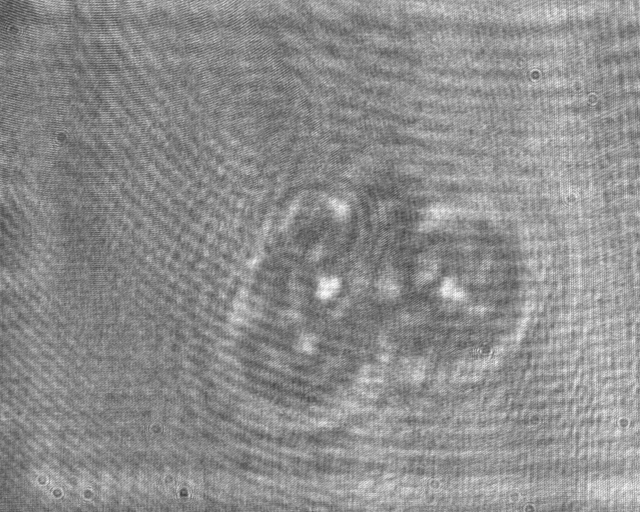
#> input picture 2017-11-05_17_22_11_218.bmp, 1280 x 1024 px, found by its file name (shown at 1/2 size)
$ python expAutoFocuswithFilteringSample_S1.py
#> lines starting #> are read from the running program, lines starting #| are printed output that depends on the picture
### compensatePhase.py
import numpy as np
from scipy.optimize import minimize
import matplotlib.pyplot as plt

# 定义 autoCompensation 函数
def auto_compensation(Pha):
    global M, N
    M, N = Pha.shape

    global WPHI, X, Y, Z1, Z2, Z3, Z4, Z5, Z6, Z7, Z8, Z9
    global dWPHI_dX, dWPHI_dY
    global dZ1_dX, dZ2_dX, dZ3_dX, dZ4_dX, dZ5_dX, dZ6_dX, dZ7_dX, dZ8_dX, dZ9_dX
    global dZ1_dY, dZ2_dY, dZ3_dY, dZ4_dY, dZ5_dY, dZ6_dY, dZ7_dY, dZ8_dY, dZ9_dY

    # 生成 x, y 网格坐标
    x = np.linspace(-N/2 + 1, N/2, N) / (N / 2)
    y = np.linspace(-M/2 + 1, M/2, M) / (M / 2)
    X, Y = np.meshgrid(x, y)

    # 计算 Z1 到 Z9
    Z1 = 2 * X
    Z2 = 2 * Y
    Z3 = np.sqrt(3) * (-1 + 2 * (X**2 + Y**2))

    Z4 = np.sqrt(6) * 2 * X * Y
    Z5 = np.sqrt(6) * (X**2 - Y**2)

    Z6 = np.sqrt(8) * (-2 * Y + 3 * Y * (X**2 + Y**2))
    Z7 = np.sqrt(8) * (-2 * X + 3 * X * (X**2 + Y**2))
    Z8 = np.sqrt(8) * Y * (3 * X**2 - Y**2)
    Z9 = np.sqrt(8) * X * (-3 * Y**2 + X**2)
    WPHI = Pha

    dWPHI_dX = np.gradient(WPHI, axis=1)
    dWPHI_dY = np.gradient(WPHI, axis=0)
    # 沿 X 方向的导数
    dZ1_dX = np.gradient(Z1, axis=1)
    dZ2_dX = np.gradient(Z2, axis=1)
    dZ3_dX = np.gradient(Z3, axis=1)
    dZ4_dX = np.gradient(Z4, axis=1)
    dZ5_dX = np.gradient(Z5, axis=1)
    dZ6_dX = np.gradient(Z6, axis=1)
    dZ7_dX = np.gradient(Z7, axis=1)
    dZ8_dX = np.gradient(Z8, axis=1)
    dZ9_dX = np.gradient(Z9, axis=1)

    # 沿 Y 方向的导数
    dZ1_dY = np.gradient(Z1, axis=0)
    dZ2_dY = np.gradient(Z2, axis=0)
    dZ3_dY = np.gradient(Z3, axis=0)
    dZ4_dY = np.gradient(Z4, axis=0)
    dZ5_dY = np.gradient(Z5, axis=0)
    dZ6_dY = np.gradient(Z6, axis=0)
    dZ7_dY = np.gradient(Z7, axis=0)
    dZ8_dY = np.gradient(Z8, axis=0)
    dZ9_dY = np.gradient(Z9, axis=0)

    sample_rate = 5
    dWPHI_dX = dWPHI_dX[::sample_rate, ::sample_rate]
    dWPHI_dY = dWPHI_dY[::sample_rate, ::sample_rate]
    dZ1_dX = dZ1_dX[::sample_rate, ::sample_rate]
    dZ2_dX = dZ2_dX[::sample_rate, ::sample_rate]
    dZ3_dX = dZ3_dX[::sample_rate, ::sample_rate]
    dZ4_dX = dZ4_dX[::sample_rate, ::sample_rate]
    dZ5_dX = dZ5_dX[::sample_rate, ::sample_rate]
    dZ6_dX = dZ6_dX[::sample_rate, ::sample_rate]
    dZ7_dX = dZ7_dX[::sample_rate, ::sample_rate]
    dZ8_dX = dZ8_dX[::sample_rate, ::sample_rate]
    dZ9_dX = dZ9_dX[::sample_rate, ::sample_rate]

    dZ1_dY = dZ1_dY[::sample_rate, ::sample_rate]
    dZ2_dY = dZ2_dY[::sample_rate, ::sample_rate]
    dZ3_dY = dZ3_dY[::sample_rate, ::sample_rate]
    dZ4_dY = dZ4_dY[::sample_rate, ::sample_rate]
    dZ5_dY = dZ5_dY[::sample_rate, ::sample_rate]
    dZ6_dY = dZ6_dY[::sample_rate, ::sample_rate]
    dZ7_dY = dZ7_dY[::sample_rate, ::sample_rate]
    dZ8_dY = dZ8_dY[::sample_rate, ::sample_rate]
    dZ9_dY = dZ9_dY[::sample_rate, ::sample_rate]


    # 定义初始参数
    a0 = np.zeros(9)

    # 使用 fminunc 函数进行优化
    result = minimize(VARSampling, a0)
    a = result.x

    # 计算补偿后的相位
    Phi = WPHI + a[0] * Z1 + a[1] * Z2 + a[2] * Z3 + a[3] * Z4 + a[4] * Z5 + a[5] * Z6 + a[6] * Z7 + a[7] * Z8 + a[8] * Z9
    PhiR = np.mod(Phi + np.pi, 2 * np.pi) - np.pi  # wrapToPi equivalent
    return PhiR

# 定义 VARSampling 函数
def VARSampling(a):
    global dWPHI_dX, dWPHI_dY
    global dZ1_dX, dZ2_dX, dZ3_dX, dZ4_dX, dZ5_dX, dZ6_dX, dZ7_dX, dZ8_dX, dZ9_dX
    global dZ1_dY, dZ2_dY, dZ3_dY, dZ4_dY, dZ5_dY, dZ6_dY, dZ7_dY, dZ8_dY, dZ9_dY

    Dx = dWPHI_dX + a[0] * dZ1_dX + a[1] * dZ2_dX + a[2] * dZ3_dX + a[3] * dZ4_dX + a[4] * dZ5_dX + a[5] * dZ6_dX + a[6] * dZ7_dX + a[7] * dZ8_dX + a[8] * dZ9_dX
    Dy = dWPHI_dY + a[0] * dZ1_dY + a[1] * dZ2_dY + a[2] * dZ3_dY + a[3] * dZ4_dY + a[4] * dZ5_dY + a[5] * dZ6_dY + a[6] * dZ7_dY + a[7] * dZ8_dY + a[8] * dZ9_dY

    Dx = np.mod(Dx + np.pi, 2 * np.pi) - np.pi  # wrapToPi equivalent
    Dy = np.mod(Dy + np.pi, 2 * np.pi) - np.pi  # wrapToPi equivalent

    var = np.sum(np.sqrt(Dx**2 + Dy**2))

    return var

### simAutoFocusWithHighPassFiltering4.py
"""
High Pass Filtering for the uniform criteria of autofocus
Written by Dong, Zhao
Oct 21, 2024 A.D.
-------------------------------------
Information Optics Lab
Hebei University of Engineering, Handan, Hebei Province 056038, P. R. China
handandong@163.com
"""

import numpy as np
import cv2
import matplotlib.pyplot as plt
import time
from scipy.optimize import minimize, minimize_scalar, dual_annealing
from subRoutine4Holo import least_squares

# 1. 读取图片并灰度化，赋予振幅（0-1）和相位（0-4pi）,同时图片边缘部分补齐0
# [51 lines left out: functions get_complex_amplitude, angular_spectrum_diffraction, anglular_spectrumm_diffraction_filter, not called in this run]

# 3. 角谱滤波，输出滤波后的Fourier谱，然后根据z值输出相应的滤波后的光场
def spectra_filtered(input_field,pixel_size,wavelength):
    """
    :param input_field:
    :param pixel_size:
    :param sigma: 滤波系数
    :param c: 压缩系数
    :return:
    """
    M, N = input_field.shape

    fx = np.fft.fftshift(np.fft.fftfreq(N, d=pixel_size))
    fy = np.fft.fftshift(np.fft.fftfreq(M, d=pixel_size))
    FX, FY = np.meshgrid(fx, fy)
    sigma = 0.000007
    Mask = 1 - np.exp(-(wavelength**2)*(FX ** 2 + FY ** 2) / 2 / (sigma))
    # Mask = 1
    U1 = np.fft.fftshift(np.fft.fft2(input_field))
    U2 = U1 * Mask
    return U2, FX, FY

# 4. 聚焦判据
def MD(Uc, region=None):
    if region:
        x_min, y_min, x_max,  y_max = region
        Uc = Uc[y_min:y_max, x_min:x_max]
    # 计算复数模的平方并求和
    Md = np.sum(np.abs(Uc))
    return Md


# 5.反向 Fresnel 衍射的函数，计算在某个 z 值下的滤波后的聚焦判据值
def Md_reverse_fresnel_diffraction(z, input_spectra,FX, FY, wavelength, region=None):
    # 计算衍射场 U(z)
    H = np.exp(1j * 2* np.pi * z * np.sqrt(1 - (wavelength ** 2) * (FX ** 2 + FY ** 2))/wavelength)
    diffraction_field = np.fft.ifft2(np.fft.ifftshift(input_spectra * H))
    # 使用聚焦判据函数 MD 来计算聚焦质量
    Md_value = MD(diffraction_field, region)
    return Md_value


# 6. 拟牛顿法优化 z
# [19 lines left out: functions optimize_focus, find_optimal_z, not called in this run]


# 7. z 值扫描
def scan_focus(input_spectra,FX, FY,wavelength, z_min, z_max, z_step,region=None):
    z_values = np.arange(z_min, z_max + z_step, z_step)  # z 的取值范围
    Md_values = []
    for z in z_values:
        Md_value = Md_reverse_fresnel_diffraction(z, input_spectra,FX, FY, wavelength, region)
        Md_values.append(Md_value)
    return z_values, Md_values


#8 压缩图像
# [50 lines left out: function compress_complex_amplitude, not called in this run]

# 主程序
# [121 lines that do not run on import are left out]

### expAutoFocuswithFilteringSample_S1.py
"""
The codes for the sample used in the paper
Jan 17 2025 A.D.
Dong, Zhao
Hebei University of Engineering
"""
import cv2
import numpy as np
import matplotlib

# from expAutoFocuswithFilteringPanelPhase import region_compressed

matplotlib.use('TkAgg')
import matplotlib.pyplot as plt
import subRoutine4Holo as srh
import simAutoFocusWithHighPassFiltering4 as aff
import time
import compensatePhase

# [4 lines of commented-out code are left out]
image_path = 'F:/studying/Data/20171031/2017-11-05_17_22_11_218.bmp'# Phase
# [4 lines of commented-out code are left out]


IU = cv2.imread(image_path, cv2.IMREAD_GRAYSCALE)
#> IU is the input picture: shape (1024, 1280); min 50, max 255, mean 141
IU = IU.astype(np.float64)  # 转换为浮点型
plt.figure()
plt.imshow(IU, cmap='gray')
plt.title('IU')
plt.axis('off')
plt.show(block=True)


start_X = 200
# [4 lines of commented-out code are left out]
IU = IU[:, start_X:start_X+1024]
#> IU: shape (1024, 1024) float64

plt.figure()
plt.imshow(IU, cmap='gray')
plt.title('IU')
plt.axis('off')
plt.show(block=True)

# recover_Img = srh.auto_recover_holo(IU)
#手动选取滤波区域
FI = np.fft.fftshift(np.fft.fft2(IU))
plt.figure()
plt.imshow(np.log(1 + np.abs(FI)), cmap='gray')
plt.title('Fourier Transform')
plt.axis('off')
plt.show()

W, H = np.shape(FI)
#> W = 1024; H = 1024
# Create a blank matrix to store the filtered Fourier image
FISlt = np.zeros((W, H), dtype=complex)

# Frequency coordinates and window size (adjust based on your needs)
fxc, fyc = 160, 214
dfx = abs(fxc - 63)
dfy = abs(fyc - 56)

Wm = W // 2 + 1
#> Wm = 513
Hm = H // 2 + 1
#> Hm = 513

# Apply a filter in the frequency domain (select the region around the center)
FISlt[Hm-dfy:Hm+dfy, Wm-dfx:Wm+dfx] = FI[fyc-dfy:fyc+dfy, fxc-dfx:fxc+dfx]

# Optional: Visualize the filtered Fourier image
plt.figure()
plt.imshow(np.log(1 + np.abs(FISlt)), cmap='gray')
plt.colorbar()
plt.title("Filtered Fourier Transform")
plt.show()

recover_Img = np.fft.ifft2(np.fft.ifftshift(FISlt))
region_xs=1
region_ys=3
region_xe=1
region_ye=3

plt.figure()
plt.imshow(np.abs(recover_Img), cmap='gray')
plt.title('IU')
plt.axis('off')
plt.show(block=True)

angleUc = compensatePhase.auto_compensation(np.angle(recover_Img))
#> in auto_compensation, `dWPHI_dX = np.gradient(WPHI, axis=1)`:
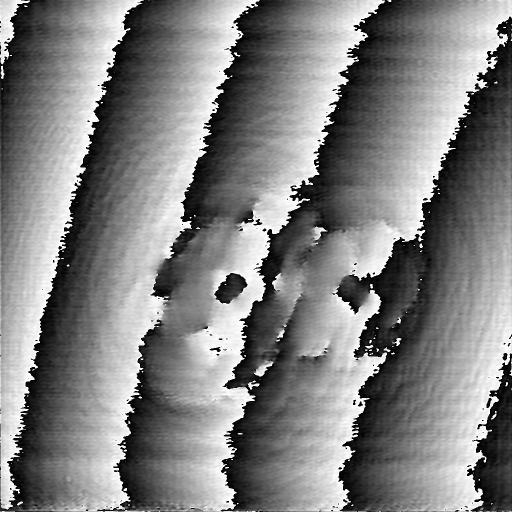
#> WPHI: shape (1024, 1024) float64 (shown at 1/2 size); min -3.14, max 3.14, mean 0.0154; drawn with min black and max white
#> in auto_compensation, `dZ1_dX = np.gradient(Z1, axis=1)`:
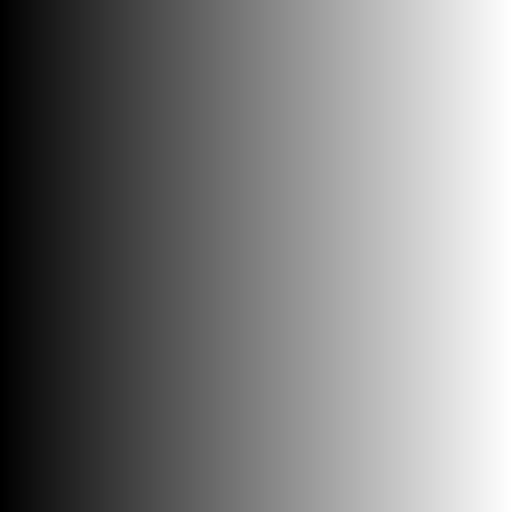
#> Z1: shape (1024, 1024) float64 (shown at 1/2 size); min -2, max 2, mean 0.00195; drawn with min black and max white
#> in auto_compensation, `dZ2_dX = np.gradient(Z2, axis=1)`:
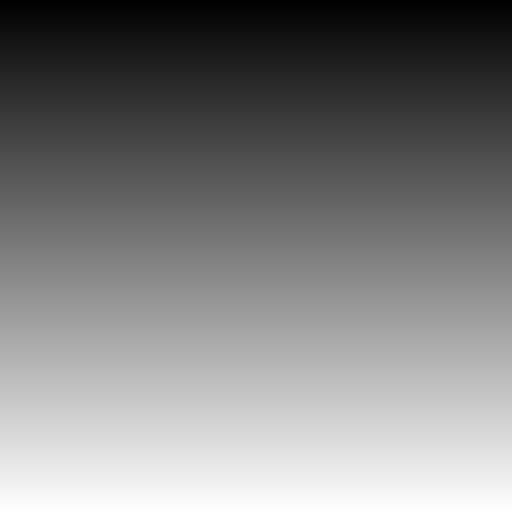
#> Z2: shape (1024, 1024) float64 (shown at 1/2 size); min -2, max 2, mean 0.00195; drawn with min black and max white
#> in auto_compensation, `dZ3_dX = np.gradient(Z3, axis=1)`:
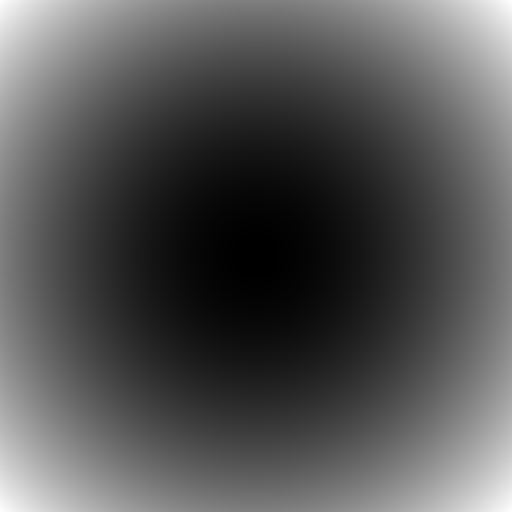
#> Z3: shape (1024, 1024) float64 (shown at 1/2 size); min -1.73, max 5.2, mean 0.577; drawn with min black and max white
#> in auto_compensation, `dZ5_dX = np.gradient(Z5, axis=1)`:
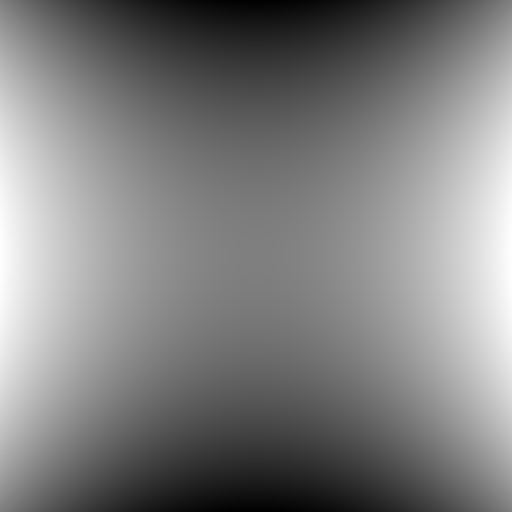
#> Z5: shape (1024, 1024) float64 (shown at 1/2 size); min -2.45, max 2.45, mean 5.2e-18; drawn with min black and max white
#> in auto_compensation, `dZ8_dX = np.gradient(Z8, axis=1)`:
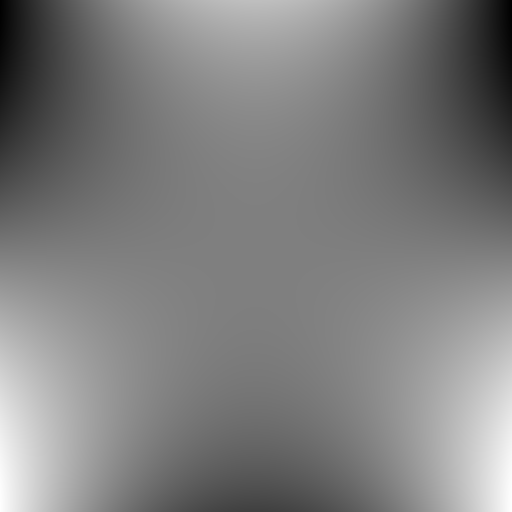
#> Z8: shape (1024, 1024) float64 (shown at 1/2 size); min -5.66, max 5.66, mean 5.27e-09; drawn with min black and max white
#> in auto_compensation, `dZ9_dX = np.gradient(Z9, axis=1)`:
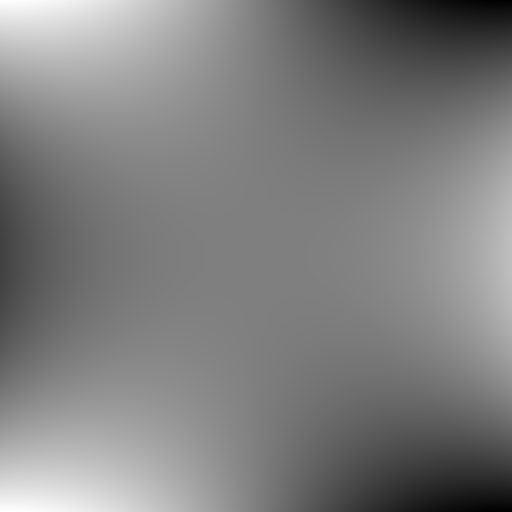
#> Z9: shape (1024, 1024) float64 (shown at 1/2 size); min -5.66, max 5.66, mean -5.27e-09; drawn with min black and max white
Uc = abs(recover_Img)*np.exp(1j*(angleUc))

# #### 下一步进行自聚焦处理, 扫描型
wavelength = 532e-9 # 532nm
pixel_size = 4.8e-6  # 假设像素大小为4.8微米
# [56 lines of commented-out code are left out]
compression_rates = [1.0, 0.5,1/3,1/4, 0.2,0.125, 0.1,1/16]
z_min = -400e-3  # 最小 z 值 -400mm
z_max = -200e-3  # 最大 z 值 -200mm
z_step = 1e-3  # 每次步长 1mm

# 存储所有结果
all_z_values = []  # 用于存储所有的 z 值
all_Md_values = []  # 用于存储所有的 Md 值
all_Md_normalized = []  # 用于存储归一化后的 Md 值
all_min_Md_normalized = []  # 用于存储每个压缩率下Brent的最小Md归一化结果
all_optimal_z = []  # 用于存储每个压缩率下Brent的最优z值

for rate in compression_rates:
    print(f"开始处理压缩率：{rate}")

    # 压缩数据
    start_time = time.time()
    if rate==1:
        Uc_compressed = Uc
        pixel_size_compressed = pixel_size
        start_time = time.time()
    else:
        Uc_compressed, pixel_size_compressed,region = aff.compress_complex_amplitude(Uc, rate, pixel_size)

    # 频率域滤波
    input_spectra, FX, FY = aff.spectra_filtered(Uc_compressed, pixel_size_compressed, wavelength)

    # 使用 scan_focus 计算 Md-z 数据
#> (the run stopped early here; a loop or call above may not have finished)
